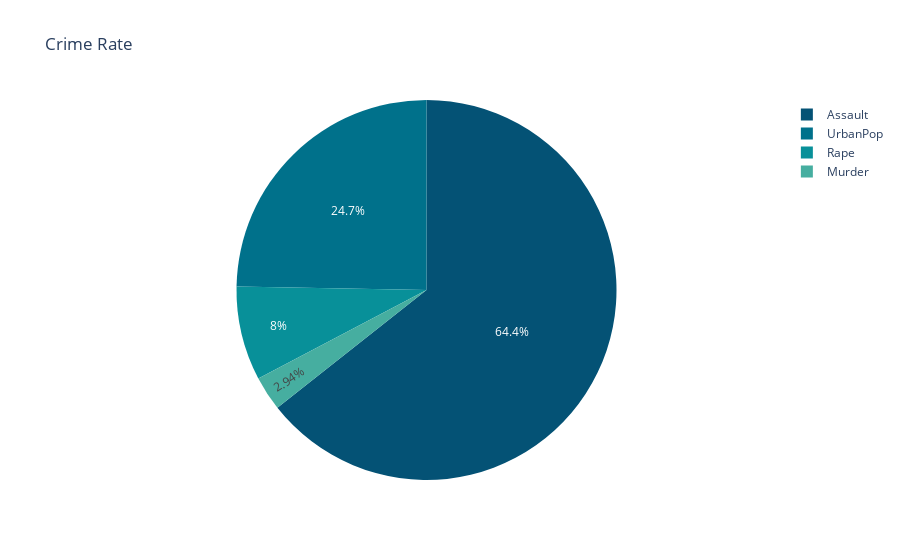

Notebook source saved alongside this figure:
### Code cell
fig = px.pie(df1, values='Total', names='Crime', title="Crime Rate", color_discrete_sequence=px.colors.sequential.Bluyl_r)
fig.show()

### Figure 1 — Plotly figure (JSON) as saved in the notebook; plotly's stock layout.template omitted (floating-point values rounded to 4 significant figures)
{"data": [{"domain": {"x": [0, 1], "y": [0, 1]}, "hovertemplate": "Crime=%{label}<br>Total=%{value}<extra></extra>", "labels": ["Murder", "Assault", "UrbanPop", "Rape"], "legendgroup": "", "name": "", "showlegend": true, "type": "pie", "values": [389.4, 8538, 3277, 1062.0]}], "layout": {"autosize": true, "legend": {"tracegroupgap": 0}, "piecolorway": ["rgb(4, 82, 117)", "rgb(0, 113, 139)", "rgb(8, 144, 153)", "rgb(70, 174, 160)", "rgb(124, 203, 162)", "rgb(183, 230, 165)", "rgb(247, 254, 174)"], "title": {"text": "Crime Rate"}}}
